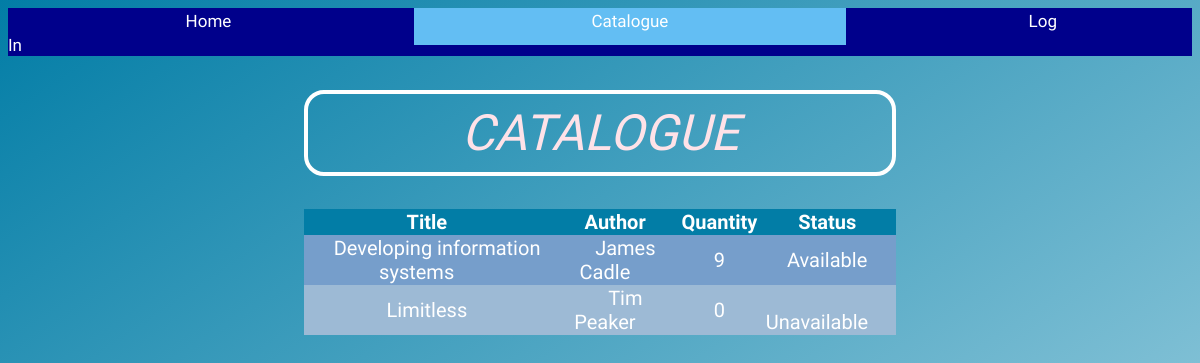
The app's page /catalogue, older data.
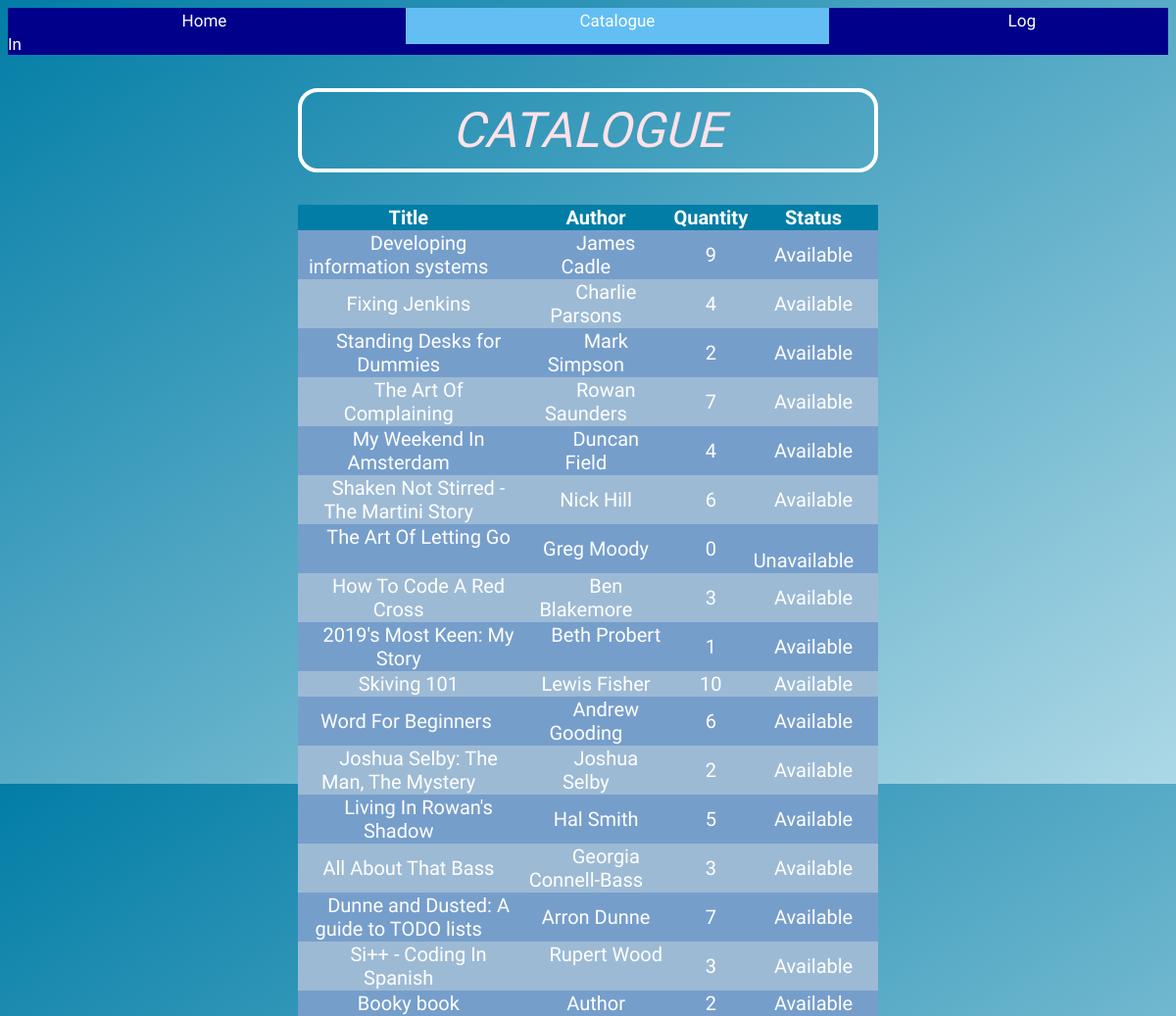
The same page, newer data.
### tables this page shows
CREATE TABLE books (
    id integer primary key autoincrement not null,
    title varchar(255) not null,
    author varchar(255) not null,
    quantity integer not null,
    status varchar(255) not null default('Available'),
    image text
);

### Library Flask.py (the view)
@app.route('/catalogue')
def catalogue():
    fetch_book_info = """ SELECT title, author, quantity, status from books; """
    database = get_db()
    cursor = database.cursor()
    data = cursor.execute(fetch_book_info)
    return render_template('Catalogue.html', table=data)

### Library Flask.py (called while the page is built)
def get_db():
    db = getattr(g, '_database', None)
    if db is None:
        db = g._database = sqlite3.connect(DATABASE)
    return db

@app.teardown_appcontext
def close_connection(exception):
    db = getattr(g, '_database', None)
    if db is not None:
        db.close()

### templates/Catalogue.html (shortened to what this page needs)
<!DOCTYPE html>
<html lang="en">
<head>
    <link rel="stylesheet" href="static/Stylesheet.css">
</head>
<body>
<div class="menunav">
  <a href="/">Home</a>
  <a class="active" href="/catalogue">Catalogue</a>
  <a href="/login">Log In</a>
</div>
<div class="main">
    <h1 contenteditable spellcheck="false" class="h1_sign">
    Catalogue
    </h1>
    <table class="center_table">
        <tr class="tr_center">
            <th>Title</th>
            <th>Author</th>
            <th>Quantity</th>
            <th>Status</th>
        </tr>
        {% for row in table %}
            <tr class="tr_center">
                <td class="td_center">
                    <form action="/view_book" method="post">
                        <button class="btn-link" type="submit" name="search" value={{row[0]}}>&emsp;{{row[0]}}&emsp;</button>
                    </form>
                </td>
                <td class="td_center">&emsp;{{row[1]}}&emsp;</td>
                <td class="td_center">&emsp;{{row[2]}}&emsp;</td>
                <td class="td_center">&emsp;{{row[3]}}&emsp;</td>
            </tr>
        {% endfor %}
    </table>
</div>
</body>
</html>

### static/Stylesheet.css (style rules this page uses)
:root { font-size: 10px; --neon-text-color: #ff073a; --neon-border-color: #08f; }
html { height: 100%; }
body { height: 100%; background: linear-gradient(to bottom right, #027da6, #ADD8e6); color: white; font-family: "Rancho"; font-size: 20px }
.main { padding-left: 25%; padding-right: 25%; }
* { box-sizing: border-box; }
.center_table, .tr_center, .td_center { border: none; border-collapse: collapse; text-align: center; font-family: "Rancho"; margin: auto; }
.tr_center:nth-child(even) { background:#769ECB; }
.tr_center:nth-child(odd) { background:#9DBAD5; }
.tr_center:first-child { background: #027da6; }
.btn-link { border: none; outline: none; color: white; background-color: transparent; background: transparent; cursor: pointer; padding: 0; text-decoration: none; font-family: Rancho; font-size: 20px; }
.h1_sign { font-family: 'Exo 2', sans-serif; font-size: 50px; font-weight: 200; font-style: italic; justify-content:center; align-items: center; display:flex; color: #fee2e8; padding: 10px 10px 10px; border: 0.4rem solid #fff; border-radius: 2rem; text-transform: uppercase; animation: flicker 1.5s infinite alternate; }
.menunav { background-color: #00008B; overflow: hidden; }
.menunav a { float: center; color: #fff; text-align: center; padding: 14px 15%; text-decoration: none; font-size: 17px; }
.menunav a.active { background-color: #63BEF3; color: white; }

Row changes from the older to the newer data that the page shows:
removed books: title "Limitless", author "Tim Peaker", quantity "0", status "Unavailable"
added books: title "Fixing Jenkins", author "Charlie Parsons", quantity "4", status "Available"
added books: title "Standing Desks for Dummies", author "Mark Simpson", quantity "2", status "Available"
added books: title "The Art Of Complaining", author "Rowan Saunders", quantity "7", status "Available"
added books: title "My Weekend In Amsterdam", author "Duncan Field", quantity "4", status "Available"
added books: title "Shaken Not Stirred - The Martini Story", author "Nick Hill", quantity "6", status "Available"
added books: title "The Art Of Letting Go", author "Greg Moody", quantity "0", status "Unavailable"
added books: title "How To Code A Red Cross", author "Ben Blakemore", quantity "3", status "Available"
added books: title "2019's Most Keen: My Story", author "Beth Probert", quantity "1", status "Available"
added books: title "Skiving 101", author "Lewis Fisher", quantity "10", status "Available"
added books: title "Word For Beginners", author "Andrew Gooding", quantity "6", status "Available"
added books: title "Joshua Selby: The Man, The Mystery", author "Joshua Selby", quantity "2", status "Available"
added books: title "Living In Rowan's Shadow", author "Hal Smith", quantity "5", status "Available"
added books: title "All About That Bass", author "Georgia Connell-Bass", quantity "3", status "Available"
added books: title "Dunne and Dusted: A guide to TODO lists", author "Arron Dunne", quantity "7", status "Available"
added books: title "Si++ - Coding In Spanish", author "Rupert Wood", quantity "3", status "Available"
added books: title "Booky book", author "Author", quantity "2", status "Available"
